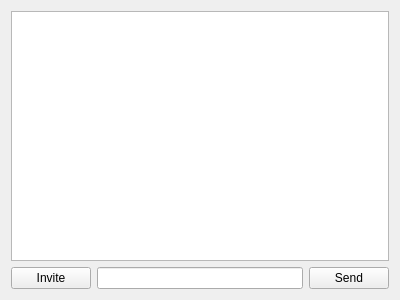
<?xml version="1.0" encoding="UTF-8"?>
<ui version="4.0">
 <class>ChatWindowForAdmin</class>
 <widget class="QWidget" name="ChatWindowForAdmin">
  <property name="geometry">
   <rect>
    <x>0</x>
    <y>0</y>
    <width>400</width>
    <height>300</height>
   </rect>
  </property>
  <property name="windowTitle">
   <string>Form</string>
  </property>
  <layout class="QHBoxLayout" name="horizontalLayout_2">
   <item>
    <layout class="QVBoxLayout" name="verticalLayout">
     <item>
      <widget class="QTextEdit" name="messageTextEdit">
       <property name="readOnly">
        <bool>true</bool>
       </property>
      </widget>
     </item>
     <item>
      <layout class="QHBoxLayout" name="horizontalLayout">
       <item>
        <widget class="QPushButton" name="connectPushButton">
         <property name="text">
          <string>Invite</string>
         </property>
        </widget>
       </item>
       <item>
        <widget class="QLineEdit" name="inputLineEdit"/>
       </item>
       <item>
        <widget class="QPushButton" name="sendPushButton">
         <property name="text">
          <string>Send</string>
         </property>
        </widget>
       </item>
      </layout>
     </item>
    </layout>
   </item>
  </layout>
 </widget>
 <resources/>
 <connections/>
</ui>
